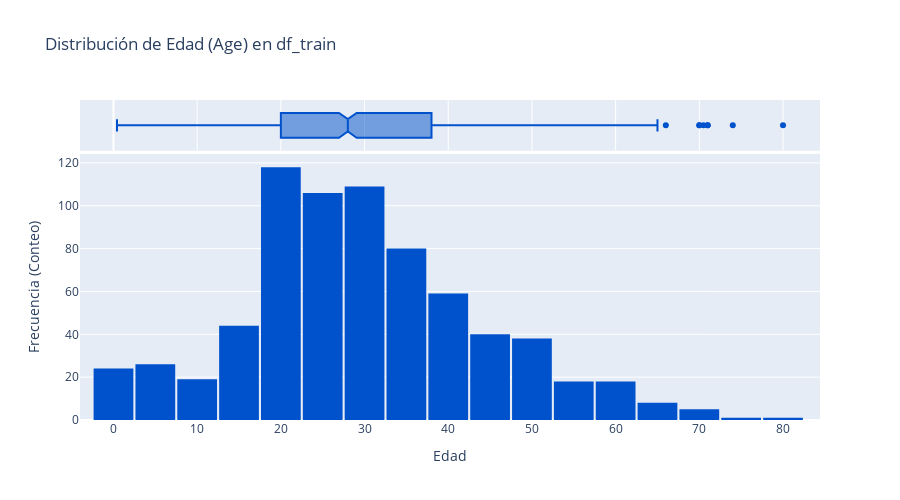

Source (notebook cell):
### Markdown cell above
Luego de esto, evaluamos la normalidad de la variable **Age**, para esto creamos el *Histograma* de la columna, además se evalúan la similitud entre las medidas de tendencia central.

### Code cell
fig = px.histogram(
    df_train,
    x='Age',
    nbins=30,
    title='Distribución de Edad (Age) en df_train',
    marginal='box',
    color_discrete_sequence=["#0052CC"]
)

fig.update_layout(
    xaxis_title='Edad',
    yaxis_title='Frecuencia (Conteo)',
    bargap=0.05,
    height=500
)
fig.show()

### Figure 1 — Plotly figure (JSON) as saved in the notebook; plotly's stock layout.template omitted (floating-point values rounded to 4 significant figures; data arrays with more than 128 entries replaced by an {"elided": "..."} marker saying what was removed)
{"data": [{"alignmentgroup": "True", "bingroup": "x", "hovertemplate": "Age=%{x}<br>count=%{y}<extra></extra>", "legendgroup": "", "marker": {"color": "#0052CC", "pattern": {"shape": ""}}, "name": "", "nbinsx": 30, "offsetgroup": "", "orientation": "v", "showlegend": false, "type": "histogram", "x": {"elided": "891 float values"}, "xaxis": "x", "yaxis": "y"}, {"alignmentgroup": "True", "hovertemplate": "Age=%{x}<extra></extra>", "legendgroup": "", "marker": {"color": "#0052CC"}, "name": "", "notched": true, "offsetgroup": "", "showlegend": false, "type": "box", "x": {"elided": "891 float values"}, "xaxis": "x2", "yaxis": "y2"}], "layout": {"bargap": 0.05, "barmode": "relative", "height": 500, "legend": {"tracegroupgap": 0}, "title": {"text": "Distribución de Edad (Age) en df_train"}, "xaxis": {"anchor": "y", "domain": [0, 1], "title": {"text": "Edad"}}, "xaxis2": {"anchor": "y2", "domain": [0, 1], "matches": "x", "showgrid": true, "showticklabels": false}, "yaxis": {"anchor": "x", "domain": [0, 0.8316], "title": {"text": "Frecuencia (Conteo)"}}, "yaxis2": {"anchor": "x2", "domain": [0.8416, 1], "matches": "y2", "showgrid": false, "showline": false, "showticklabels": false, "ticks": ""}}}
